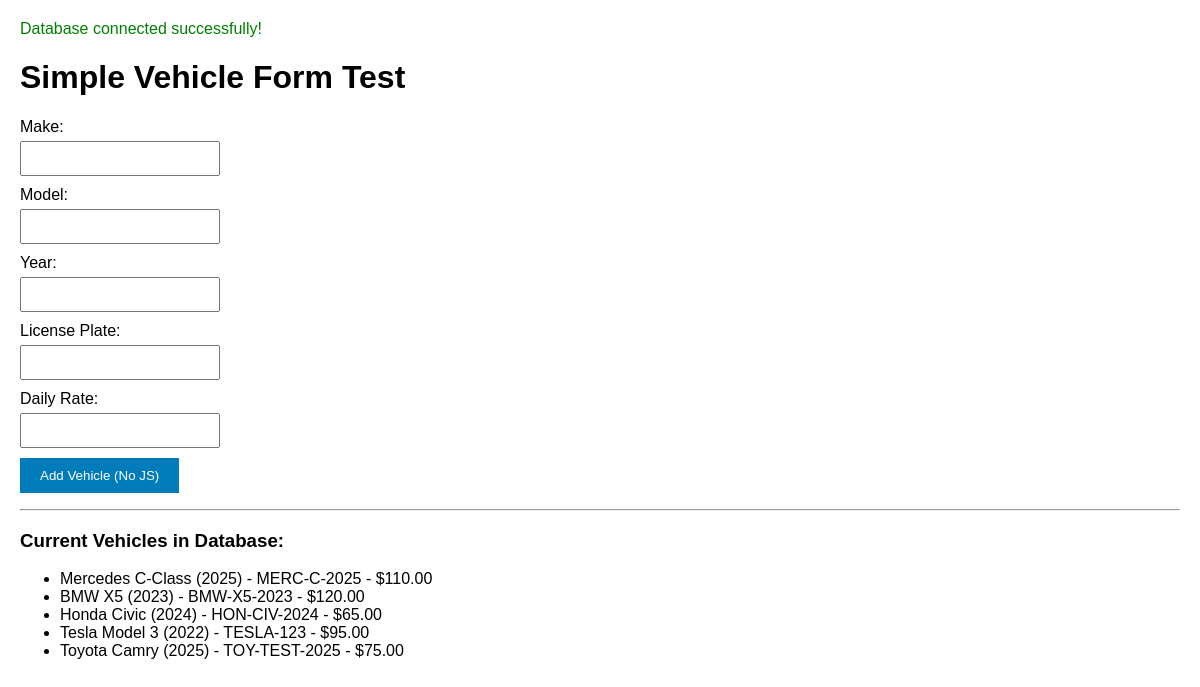
Page /test_form.php on the committed database.
### tables this page shows
CREATE TABLE IF NOT EXISTS vehicles (
    id INT AUTO_INCREMENT PRIMARY KEY,
    make VARCHAR(50) NOT NULL,
    model VARCHAR(50) NOT NULL,
    year INT NOT NULL,
    license_plate VARCHAR(20) UNIQUE NOT NULL,
    daily_rate DECIMAL(10,2) NOT NULL,
    status ENUM('available', 'rented', 'maintenance', 'archived') DEFAULT 'available',
    created_at TIMESTAMP DEFAULT CURRENT_TIMESTAMP,
    updated_at TIMESTAMP DEFAULT CURRENT_TIMESTAMP ON UPDATE CURRENT_TIMESTAMP
);

### test_form.php (the view, shortened to what this page needs)
<?php
$host = 'localhost';
$dbname = 'car_rental_erp';
$username = 'root';
$password = 'SecureRootPass123!';
try {
    $pdo = new PDO("mysql:host=$host;dbname=$dbname", $username, $password);
    $pdo->setAttribute(PDO::ATTR_ERRMODE, PDO::ERRMODE_EXCEPTION);
    echo "<p style='color: green;'>Database connected successfully!</p>";
} catch(PDOException $e) {
    echo "<p style='color: red;'>Database connection failed: " . $e->getMessage() . "</p>";
}
?>
<!DOCTYPE html>
<html>
<head>
</head>
<body>
    <h1>Simple Vehicle Form Test</h1>
    <form method="POST" action="">
        <div class="form-group">
            <label>Make:</label>
            <input type="text" name="make" required>
        </div>
        <div class="form-group">
            <label>Model:</label>
            <input type="text" name="model" required>
        </div>
        <div class="form-group">
            <label>Year:</label>
            <input type="number" name="year" required>
        </div>
        <div class="form-group">
            <label>License Plate:</label>
            <input type="text" name="license_plate" required>
        </div>
        <div class="form-group">
            <label>Daily Rate:</label>
            <input type="number" name="daily_rate" step="0.01" required>
        </div>
        <button type="submit">Add Vehicle (No JS)</button>
    </form>
    <hr>
    <h3>Current Vehicles in Database:</h3>
    <?php
    try {
        $stmt = $pdo->query("SELECT * FROM vehicles ORDER BY id DESC LIMIT 5");
        $vehicles = $stmt->fetchAll(PDO::FETCH_ASSOC);
        if ($vehicles) {
            echo "<ul>";
            foreach ($vehicles as $vehicle) {
                echo "<li>{$vehicle['make']} {$vehicle['model']} ({$vehicle['year']}) - {$vehicle['license_plate']} - \${$vehicle['daily_rate']}</li>";
            }
            echo "</ul>";
        } else {
            echo "<p>No vehicles found in database.</p>";
        }
    } catch(PDOException $e) {
        echo "<p style='color: red;'>Error fetching vehicles: " . $e->getMessage() . "</p>";
    }
    ?>
</body>
</html>

### test_form.php (style rules this page uses)
body { font-family: Arial, sans-serif; margin: 20px; }
.form-group { margin: 10px 0; }
label { display: block; margin-bottom: 5px; }
input { padding: 8px; width: 200px; }
button { padding: 10px 20px; background: #007cba; color: white; border: none; cursor: pointer; }

### rows in the picture
vehicles: make "Mercedes", model "C-Class", year "2025", license_plate "MERC-C-2025", daily_rate "110.00"
vehicles: make "BMW", model "X5", year "2023", license_plate "BMW-X5-2023", daily_rate "120.00"
vehicles: make "Honda", model "Civic", year "2024", license_plate "HON-CIV-2024", daily_rate "65.00"
vehicles: make "Tesla", model "Model 3", year "2022", license_plate "TESLA-123", daily_rate "95.00"
vehicles: make "Toyota", model "Camry", year "2025", license_plate "TOY-TEST-2025", daily_rate "75.00"
